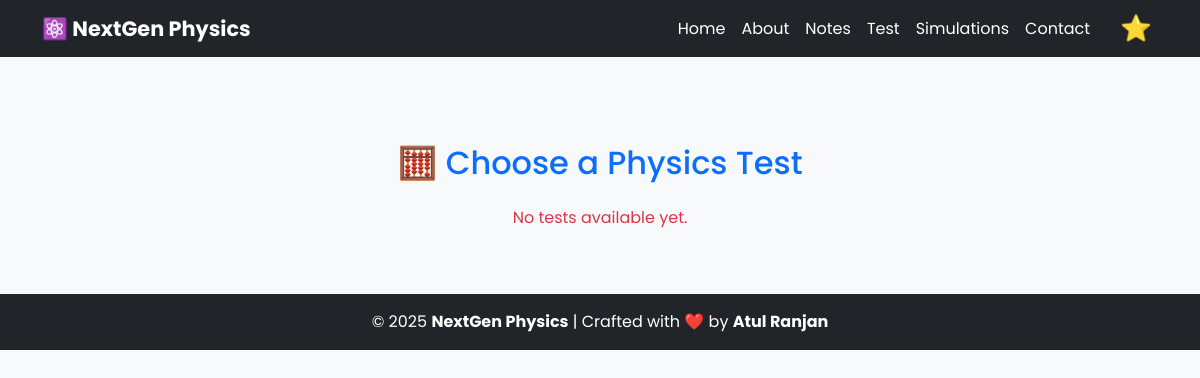
The app's page /test/, older data.
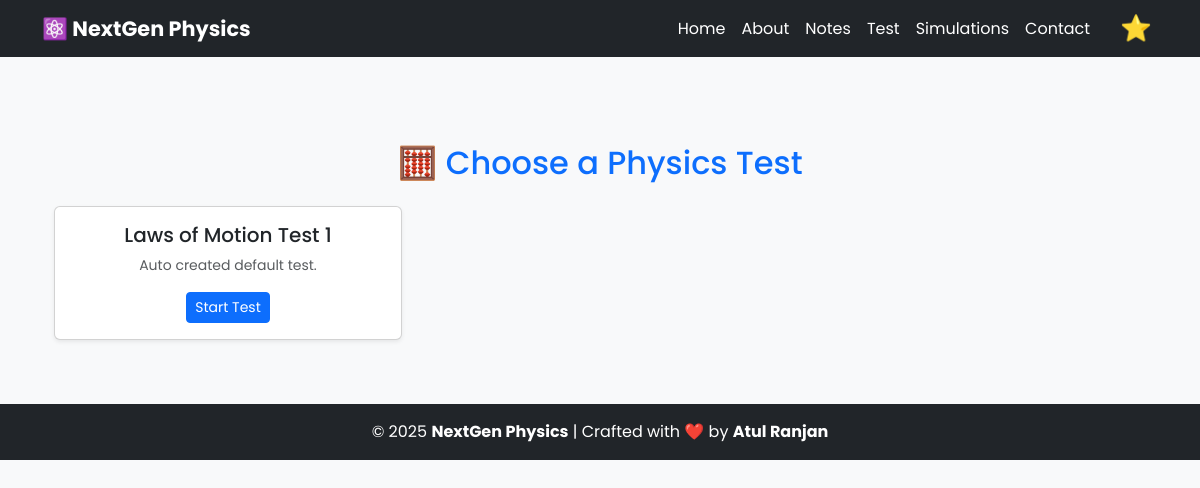
The same page, newer data.
### notes/models.py (models this page shows, shortened)
class PhysicsTest(models.Model):
    title = models.CharField(max_length=200)
    description = models.TextField(blank=True)
    date_created = models.DateTimeField(auto_now_add=True)

### notes/views.py (the view)
# urls.py: path('test/', views.test_list, name='test_list'),
def test_list(request):
    tests = PhysicsTest.objects.all().order_by('id')
    return render(request, 'notes/test_list.html', {'tests': tests})

### notes/templates/notes/test_list.html (shortened to what this page needs)
{% extends "notes/base.html" %}
{% block content %}
<div class="container mt-5">
  <h2 class="text-center text-primary mb-4">🧮 Choose a Physics Test</h2>
  <div class="row">
    {% for test in tests %}
      <div class="col-md-4 mb-3">
        <div class="card shadow-sm h-100">
          <div class="card-body text-center">
            <h5 class="card-title">{{ test.title }}</h5>
            <p class="text-muted small">{{ test.description|default:"No description" }}</p>
            <a href="{% url 'start_test' test.id %}" class="btn btn-primary btn-sm">
              Start Test
            </a>
          </div>
        </div>
      </div>
    {% empty %}
      <p class="text-center text-danger">No tests available yet.</p>
    {% endfor %}
  </div>
</div>
{% endblock %}

Row changes from the older to the newer data that the page shows:
added PhysicsTest: title "Laws of Motion Test 1", description "Auto created default test."
Text that changed along with them:
text no longer shown: "No tests available yet."
